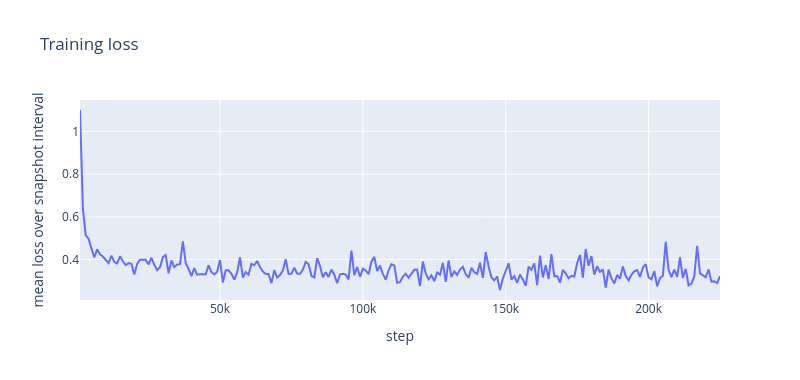
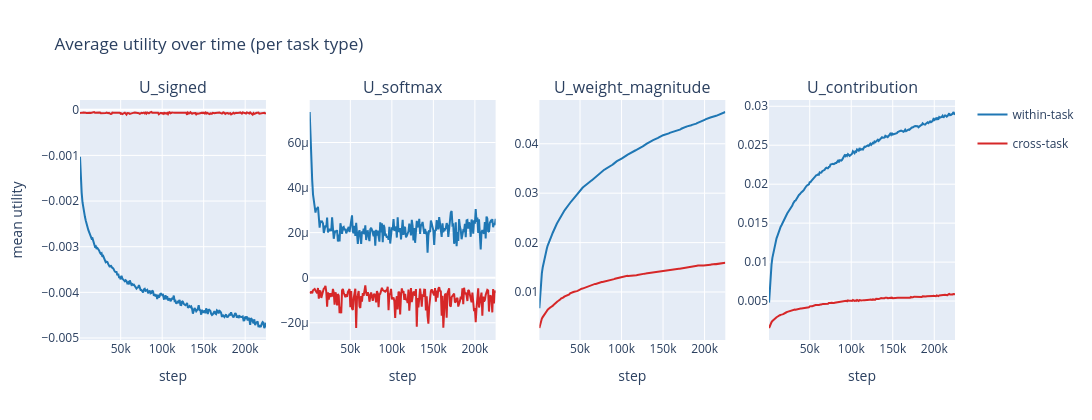
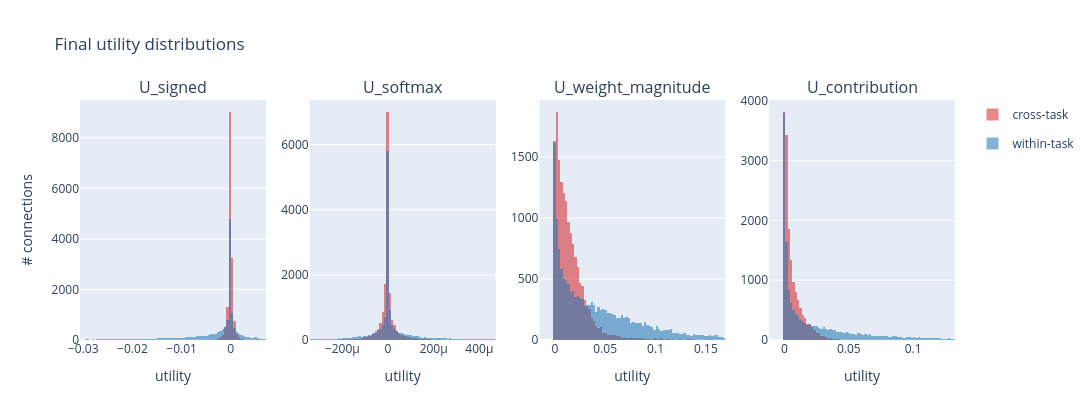
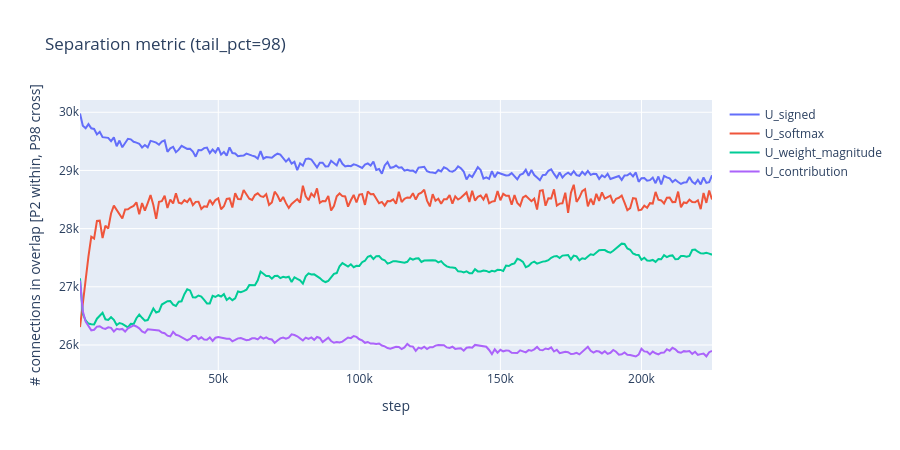

Source (notebook cell) for these figures, in order:
### Code cell
plot_loss_over_time(snaps)
plot_avg_utility_over_time(snaps)
plot_final_distributions(snaps)
plot_separation_metric(snaps)

### Figure 1 — Plotly figure (JSON) as saved in the notebook; plotly's stock layout.template omitted (floating-point values rounded to 4 significant figures; data arrays with more than 128 entries replaced by an {"elided": "..."} marker saying what was removed)
{"data": [{"mode": "lines", "name": "loss", "type": "scatter", "x": {"elided": "225 int values"}, "y": {"elided": "225 float values"}}], "layout": {"height": 380, "title": {"text": "Training loss"}, "width": 800, "xaxis": {"title": {"text": "step"}}, "yaxis": {"title": {"text": "mean loss over snapshot interval"}}}}

### Figure 2 — Plotly figure (JSON) as saved in the notebook; plotly's stock layout.template omitted (floating-point values rounded to 4 significant figures; data arrays with more than 128 entries replaced by an {"elided": "..."} marker saying what was removed)
{"data": [{"legendgroup": "within", "line": {"color": "#1f77b4"}, "mode": "lines", "name": "within-task", "showlegend": true, "type": "scatter", "x": {"elided": "225 int values"}, "xaxis": "x", "y": {"elided": "225 float values"}, "yaxis": "y"}, {"legendgroup": "cross", "line": {"color": "#d62728"}, "mode": "lines", "name": "cross-task", "showlegend": true, "type": "scatter", "x": {"elided": "225 int values"}, "xaxis": "x", "y": {"elided": "225 float values"}, "yaxis": "y"}, {"legendgroup": "within", "line": {"color": "#1f77b4"}, "mode": "lines", "name": "within-task", "showlegend": false, "type": "scatter", "x": {"elided": "225 int values"}, "xaxis": "x2", "y": {"elided": "225 float values"}, "yaxis": "y2"}, {"legendgroup": "cross", "line": {"color": "#d62728"}, "mode": "lines", "name": "cross-task", "showlegend": false, "type": "scatter", "x": {"elided": "225 int values"}, "xaxis": "x2", "y": {"elided": "225 float values"}, "yaxis": "y2"}, {"legendgroup": "within", "line": {"color": "#1f77b4"}, "mode": "lines", "name": "within-task", "showlegend": false, "type": "scatter", "x": {"elided": "225 int values"}, "xaxis": "x3", "y": {"elided": "225 float values"}, "yaxis": "y3"}, {"legendgroup": "cross", "line": {"color": "#d62728"}, "mode": "lines", "name": "cross-task", "showlegend": false, "type": "scatter", "x": {"elided": "225 int values"}, "xaxis": "x3", "y": {"elided": "225 float values"}, "yaxis": "y3"}, {"legendgroup": "within", "line": {"color": "#1f77b4"}, "mode": "lines", "name": "within-task", "showlegend": false, "type": "scatter", "x": {"elided": "225 int values"}, "xaxis": "x4", "y": {"elided": "225 float values"}, "yaxis": "y4"}, {"legendgroup": "cross", "line": {"color": "#d62728"}, "mode": "lines", "name": "cross-task", "showlegend": false, "type": "scatter", "x": {"elided": "225 int values"}, "xaxis": "x4", "y": {"elided": "225 float values"}, "yaxis": "y4"}], "layout": {"annotations": [{"font": {"size": 16}, "showarrow": false, "text": "U_signed", "x": 0.1062, "xanchor": "center", "xref": "paper", "y": 1, "yanchor": "bottom", "yref": "paper"}, {"font": {"size": 16}, "showarrow": false, "text": "U_softmax", "x": 0.3688, "xanchor": "center", "xref": "paper", "y": 1, "yanchor": "bottom", "yref": "paper"}, {"font": {"size": 16}, "showarrow": false, "text": "U_weight_magnitude", "x": 0.6313, "xanchor": "center", "xref": "paper", "y": 1, "yanchor": "bottom", "yref": "paper"}, {"font": {"size": 16}, "showarrow": false, "text": "U_contribution", "x": 0.8938, "xanchor": "center", "xref": "paper", "y": 1, "yanchor": "bottom", "yref": "paper"}], "height": 420, "title": {"text": "Average utility over time (per task type)"}, "width": 1280, "xaxis": {"anchor": "y", "domain": [0, 0.2125], "title": {"text": "step"}}, "xaxis2": {"anchor": "y2", "domain": [0.2625, 0.475], "title": {"text": "step"}}, "xaxis3": {"anchor": "y3", "domain": [0.525, 0.7375], "title": {"text": "step"}}, "xaxis4": {"anchor": "y4", "domain": [0.7875, 1], "title": {"text": "step"}}, "yaxis": {"anchor": "x", "domain": [0, 1], "title": {"text": "mean utility"}}, "yaxis2": {"anchor": "x2", "domain": [0, 1]}, "yaxis3": {"anchor": "x3", "domain": [0, 1]}, "yaxis4": {"anchor": "x4", "domain": [0, 1]}}}

### Figure 3 — Plotly figure (JSON) as saved in the notebook; plotly's stock layout.template omitted (floating-point values rounded to 4 significant figures; data arrays with more than 128 entries replaced by an {"elided": "..."} marker saying what was removed)
{"data": [{"legendgroup": "cross", "marker": {"color": "#d62728"}, "name": "cross-task", "opacity": 0.55, "showlegend": true, "type": "histogram", "x": {"elided": "15680 float values"}, "xaxis": "x", "xbins": {"end": 0.007156, "size": 0.0004728, "start": -0.03067}, "yaxis": "y"}, {"legendgroup": "within", "marker": {"color": "#1f77b4"}, "name": "within-task", "opacity": 0.55, "showlegend": true, "type": "histogram", "x": {"elided": "15680 float values"}, "xaxis": "x", "xbins": {"end": 0.007156, "size": 0.0004728, "start": -0.03067}, "yaxis": "y"}, {"legendgroup": "cross", "marker": {"color": "#d62728"}, "name": "cross-task", "opacity": 0.55, "showlegend": false, "type": "histogram", "x": {"elided": "15680 float values"}, "xaxis": "x2", "xbins": {"end": 0.0004714, "size": 1.018e-05, "start": -0.0003427}, "yaxis": "y2"}, {"legendgroup": "within", "marker": {"color": "#1f77b4"}, "name": "within-task", "opacity": 0.55, "showlegend": false, "type": "histogram", "x": {"elided": "15680 float values"}, "xaxis": "x2", "xbins": {"end": 0.0004714, "size": 1.018e-05, "start": -0.0003427}, "yaxis": "y2"}, {"legendgroup": "cross", "marker": {"color": "#d62728"}, "name": "cross-task", "opacity": 0.55, "showlegend": false, "type": "histogram", "x": {"elided": "15680 float values"}, "xaxis": "x3", "xbins": {"end": 0.1693, "size": 0.002309, "start": -0.01539}, "yaxis": "y3"}, {"legendgroup": "within", "marker": {"color": "#1f77b4"}, "name": "within-task", "opacity": 0.55, "showlegend": false, "type": "histogram", "x": {"elided": "15680 float values"}, "xaxis": "x3", "xbins": {"end": 0.1693, "size": 0.002309, "start": -0.01539}, "yaxis": "y3"}, {"legendgroup": "cross", "marker": {"color": "#d62728"}, "name": "cross-task", "opacity": 0.55, "showlegend": false, "type": "histogram", "x": {"elided": "15680 float values"}, "xaxis": "x4", "xbins": {"end": 0.1326, "size": 0.001808, "start": -0.01205}, "yaxis": "y4"}, {"legendgroup": "within", "marker": {"color": "#1f77b4"}, "name": "within-task", "opacity": 0.55, "showlegend": false, "type": "histogram", "x": {"elided": "15680 float values"}, "xaxis": "x4", "xbins": {"end": 0.1326, "size": 0.001808, "start": -0.01205}, "yaxis": "y4"}], "layout": {"annotations": [{"font": {"size": 16}, "showarrow": false, "text": "U_signed", "x": 0.1062, "xanchor": "center", "xref": "paper", "y": 1, "yanchor": "bottom", "yref": "paper"}, {"font": {"size": 16}, "showarrow": false, "text": "U_softmax", "x": 0.3688, "xanchor": "center", "xref": "paper", "y": 1, "yanchor": "bottom", "yref": "paper"}, {"font": {"size": 16}, "showarrow": false, "text": "U_weight_magnitude", "x": 0.6313, "xanchor": "center", "xref": "paper", "y": 1, "yanchor": "bottom", "yref": "paper"}, {"font": {"size": 16}, "showarrow": false, "text": "U_contribution", "x": 0.8938, "xanchor": "center", "xref": "paper", "y": 1, "yanchor": "bottom", "yref": "paper"}], "barmode": "overlay", "height": 420, "title": {"text": "Final utility distributions"}, "width": 1280, "xaxis": {"anchor": "y", "domain": [0, 0.2125], "range": [-0.03067, 0.007156], "title": {"text": "utility"}}, "xaxis2": {"anchor": "y2", "domain": [0.2625, 0.475], "range": [-0.0003427, 0.0004714], "title": {"text": "utility"}}, "xaxis3": {"anchor": "y3", "domain": [0.525, 0.7375], "range": [-0.01539, 0.1693], "title": {"text": "utility"}}, "xaxis4": {"anchor": "y4", "domain": [0.7875, 1], "range": [-0.01205, 0.1326], "title": {"text": "utility"}}, "yaxis": {"anchor": "x", "domain": [0, 1], "title": {"text": "# connections"}}, "yaxis2": {"anchor": "x2", "domain": [0, 1]}, "yaxis3": {"anchor": "x3", "domain": [0, 1]}, "yaxis4": {"anchor": "x4", "domain": [0, 1]}}}

### Figure 4 — Plotly figure (JSON) as saved in the notebook; plotly's stock layout.template omitted (floating-point values rounded to 4 significant figures; data arrays with more than 128 entries replaced by an {"elided": "..."} marker saying what was removed)
{"data": [{"mode": "lines", "name": "U_signed", "type": "scatter", "x": {"elided": "225 int values"}, "y": {"elided": "225 int values"}}, {"mode": "lines", "name": "U_softmax", "type": "scatter", "x": {"elided": "225 int values"}, "y": {"elided": "225 int values"}}, {"mode": "lines", "name": "U_weight_magnitude", "type": "scatter", "x": {"elided": "225 int values"}, "y": {"elided": "225 int values"}}, {"mode": "lines", "name": "U_contribution", "type": "scatter", "x": {"elided": "225 int values"}, "y": {"elided": "225 int values"}}], "layout": {"height": 450, "title": {"text": "Separation metric (tail_pct=98)"}, "width": 900, "xaxis": {"title": {"text": "step"}}, "yaxis": {"title": {"text": "# connections in overlap [P2 within, P98 cross]"}}}}
